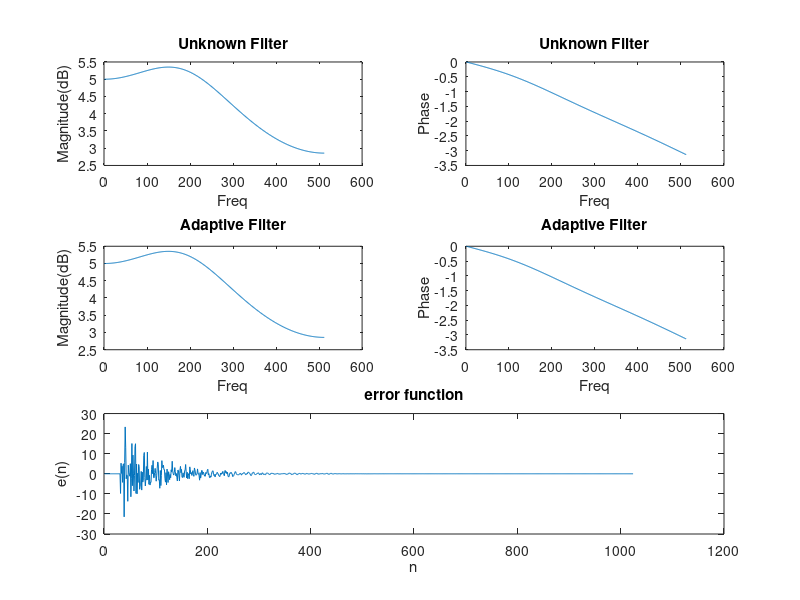

This figure's MATLAB source:
clear all; close all; clc
n = 1024;
x = rand(1,n)*4 - 2;
A = [1 -0.3 0.1];
B = [1 4 -1]; 
d = filter(B,A,x);
Nd = length(d);
N1 = 32;
delta = 0.01;
h = randn(1,N1);
for i = N1:n
y_vector = filter(h,1,x(i-N1+1:i));
y(i) = y_vector(end);
e(i) = d(i)-y(i);
h = h+(e(i)*delta*x(i:-1:i-N1+1));
end
a = freqz(B,A);
figure;
subplot(3,2,1);
plot(abs(a));
title('Unknown Filter');
xlabel('Freq');
ylabel('Magnitude(dB)');
subplot(3,2,2);a
plot(angle(a));
title('Unknown Filter');
xlabel('Freq');
ylabel('Phase');

b = freqz(h,1);
subplot(3,2,3);
plot(abs(b));
title('Adaptive Filter');
xlabel('Freq');
ylabel('Magnitude(dB)');
subplot(3,2,4);
plot(angle(b));
title('Adaptive Filter');
xlabel('Freq');
ylabel('Phase');
subplot(3,2,[5,6]);
plot(e);
title('error function');
xlabel('n');
ylabel('e(n)');
